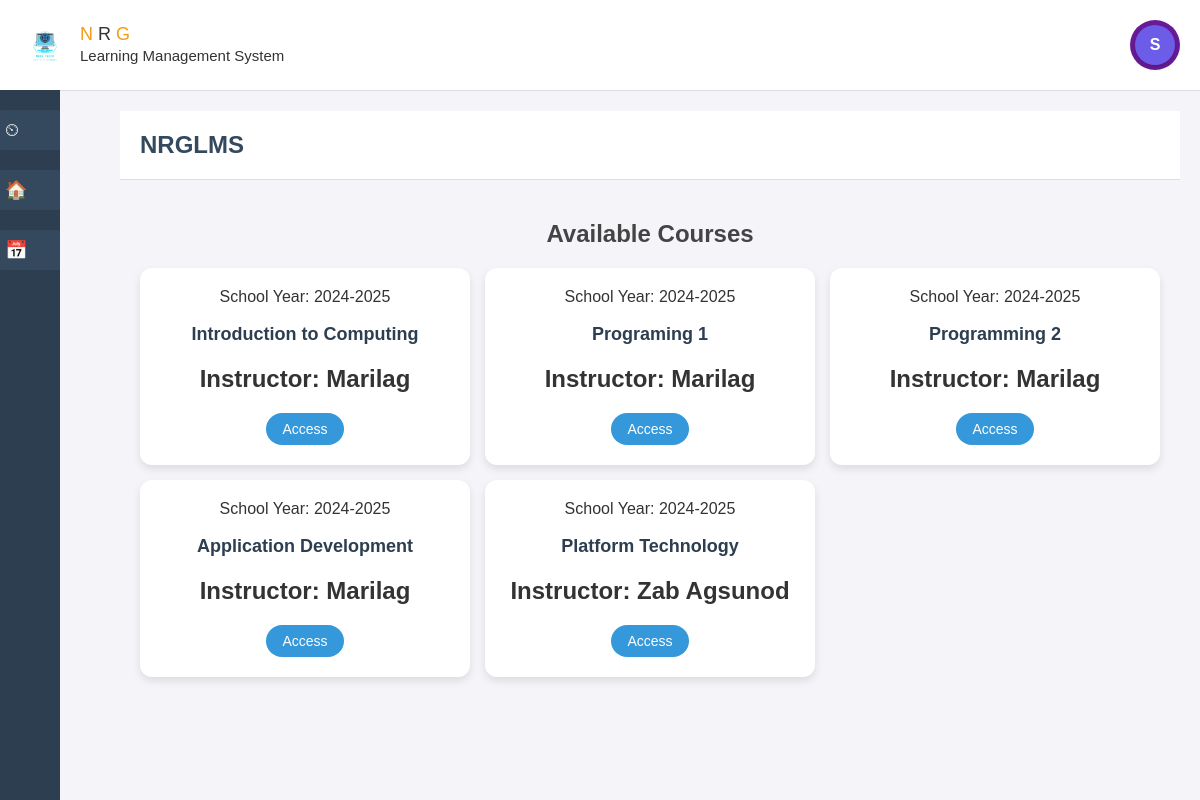
The page /site.php on the database its author committed.
### tables this page shows
CREATE TABLE `courses` (
  `course_id` int(11) NOT NULL,
  `course_name` varchar(255) NOT NULL,
  `description` text DEFAULT NULL,
  `instructor_id` int(11) DEFAULT NULL,
  `school_year` varchar(20) NOT NULL,
  `course_code` varchar(50) NOT NULL DEFAULT ''
);

CREATE TABLE `users` (
  `user_id` int(11) NOT NULL,
  `name` varchar(255) NOT NULL,
  `username` varchar(100) NOT NULL,
  `email` varchar(255) NOT NULL,
  `password` varchar(255) NOT NULL,
  `role` enum('instructor','student') NOT NULL
);

### site.php (the view, shortened to what this page needs)
<?php
include('db.php');
$name = $_SESSION['name'] ?? 'Student';
$first_letter = strtoupper(substr($name, 0, 1));
$sql = "SELECT courses.course_id, courses.course_name, courses.description, courses.instructor_id, courses.school_year, users.name AS instructor_name
        FROM courses
        JOIN users ON courses.instructor_id = users.user_id";
$result = $conn->query($sql);
?>
<!DOCTYPE html>
<html lang="en">
<head>
    <link rel="stylesheet" href="dashboard/db.css">
    <link rel="stylesheet" href="site/site.css">
</head>
<body>
<header class="header">
    <div class="logo-container">
        <div class="logo">
            <img src="img/log.png" alt="LMS Logo">
            <div class="logo-text">
                <span>N</span> R <span>G</span><br>
                <small>Learning Management System</small>
            </div>
        </div>
    </div>
    <div class="icons">
        <div class="profile">
            <div id="profile-icon" class="profile-icon"><?= $first_letter ?></div>
        </div>
    </div>
</header>
<div class="sidebar">
    <a href="studentdb.php">⏲<span>Dashboard</span></a>
    <a href="site.php">🏠 <span>Site Home</span></a>
    <a href="student_calendar.php">📅 <span>Calendar</span></a>
</div>
<div class="content">
    <div class="header">
        <h1>NRGLMS</h1>
    </div>
    <section class="my-courses">
        <h2>Available Courses</h2>
        <div class="courses-grid">
            <?php while ($course = $result->fetch_assoc()): ?>
                <div class="course-card">
                    <div class="course-details">
                        <span cl ass="badge">School Year: <?php echo htmlspecialchars($course['school_year']); ?></span>
                        <h3><?php echo htmlspecialchars($course['course_name']); ?></h3>
                        <h1>Instructor: <?php echo htmlspecialchars($course['instructor_name']); ?></h1>
                        <a href="enrollment.php?id=<?php echo htmlspecialchars($course['course_id']); ?>" class="access-button">Access</a>
                    </div>
                </div>
            <?php endwhile; ?>
        </div>
    </section>
</div>
</body>
</html>

### dashboard/db.css (style rules this page uses)
body { font-family: Arial, sans-serif; margin: 0; padding: 0; background-color: #f8f9fa; }
.logo-container { display: flex; align-items: center; }
.logo { display: flex; align-items: center; }
.logo img { height: 50px; margin-right: 10px; }
.logo-text { font-size: 18px; color: #333; }
.logo-text span { color: #f39c12; }
.icons { display: flex; align-items: center; }
.profile { position: relative; }
.profile-icon { display: flex; align-items: center; justify-content: center; width: 40px; height: 40px; background-color: #6c5ce7; color: #fff; font-weight: bold; font-size: 16px; border-radius: 50%; cursor: pointer; box-shadow: 0 2px 6px rgba(0, 0, 0, 0.2); }
.sidebar { width: 60px; background-color: #2c3e50; position: fixed; top: 90px; bottom: 0; display: flex; flex-direction: column; align-items: center; padding-top: 20px; transition: all 0.3s ease; overflow: hidden; }
.sidebar a { width: 100%; height: 40px; display: flex; justify-content: start; align-items: center; background-color: #34495e; color: white; border-radius: 8px; margin-bottom: 20px; text-decoration: none; font-size: 18px; padding-left: 10px; position: relative; transition: background-color 0.3s ease; }
.content { margin-left: 100px; padding: 20px; transition: margin-left 0.3s ease; }
.header { background-color: #ffffff; padding: 20px; border-bottom: 1px solid #ddd; display: flex; justify-content: space-between; align-items: center; }
.header h1 { font-size: 24px; margin: 0; color: #34495e; }
.header .profile { background-color: #6a1b9a; color: white; border-radius: 50%; width: 50px; height: 50px; display: flex; justify-content: center; align-items: center; font-size: 20px; }

### site/site.css (style rules this page uses)
body { font-family: Arial, sans-serif; margin: 0; padding: 0; background-color: #f4f4f9; color: #333; }
.my-courses { padding: 20px; text-align: center; }
.my-courses h2 { font-size: 24px; margin-bottom: 20px; color: #444; }
.courses-grid { display: grid; grid-template-columns: repeat(auto-fit, minmax(280px, 1fr)); gap: 15px; justify-content: center; }
.course-card { background: #fff; border-radius: 12px; padding: 20px; box-shadow: 0 4px 8px rgba(0, 0, 0, 0.1); transition: transform 0.2s ease, box-shadow 0.2s ease; text-align: center; }
.course-details h3 { font-size: 18px; color: #2c3e50; margin-bottom: 8px; }
.access-button { display: inline-block; background-color: #3498db; color: white; border: none; padding: 8px 16px; border-radius: 20px; font-size: 14px; cursor: pointer; transition: background 0.3s ease; text-decoration: none; }

### rows shown on the page
courses: school_year "2024-2025", course_name "Introduction to Computing", instructor.name "Marilag"
courses: school_year "2024-2025", course_name "Programing 1", instructor.name "Marilag"
courses: school_year "2024-2025", course_name "Programming 2", instructor.name "Marilag"
courses: school_year "2024-2025", course_name "Application Development", instructor.name "Marilag"
courses: school_year "2024-2025", course_name "Platform Technology", instructor.name "Zab Agsunod"

### other values the page prints
$first_letter "S"
